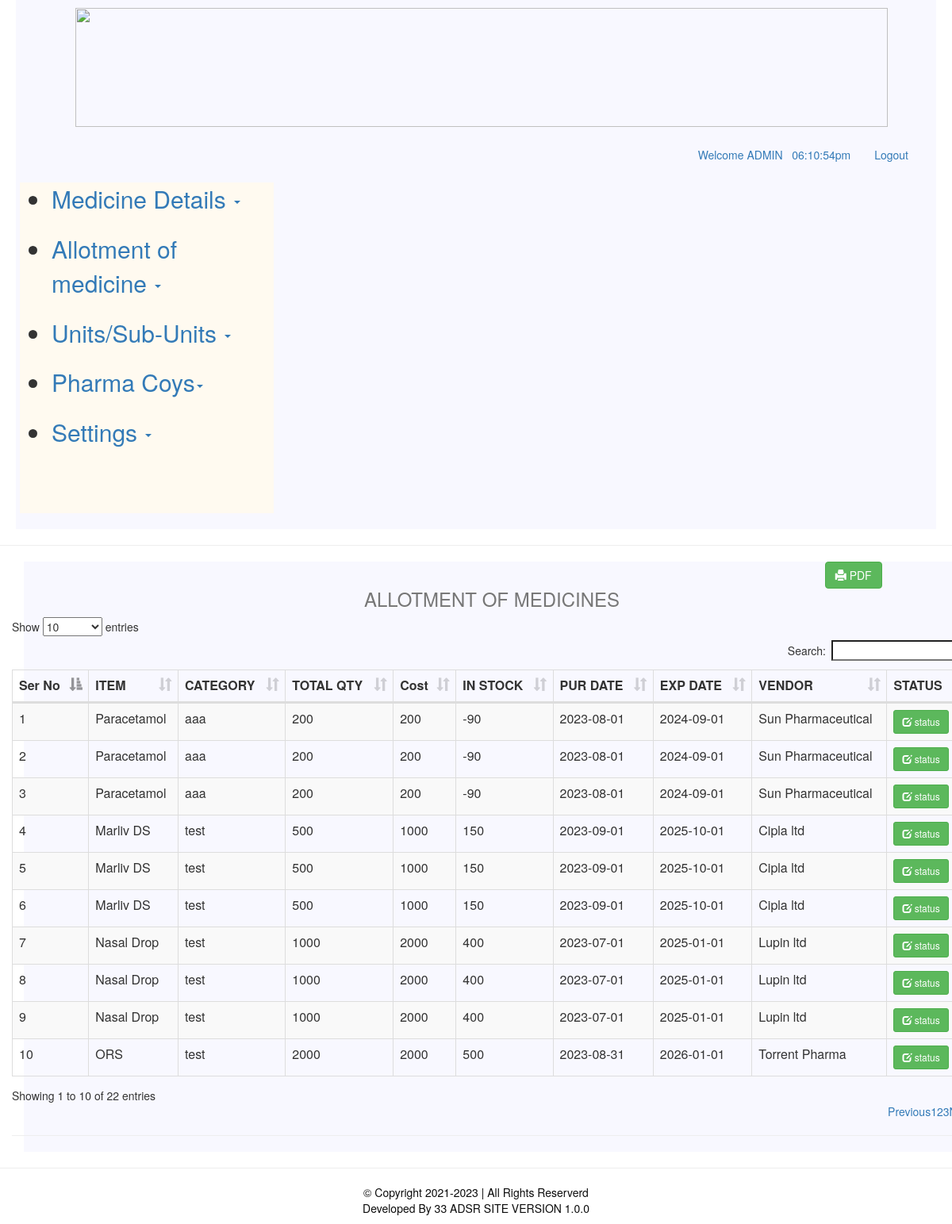
Screenshot of /disp/allot_medi.php (signed in) with the database file from the repository.
### tables this page shows
CREATE TABLE `allocate` (
  `allocate_id` int(11) NOT NULL,
  `item_id` int(100) DEFAULT NULL,
  `lp_no` varchar(20) DEFAULT NULL,
  `dept_name` varchar(200) DEFAULT NULL,
  `dept_id` int(11) DEFAULT NULL,
  `allocate_qty` int(10) DEFAULT NULL,
  `allocate_qty_in_store` int(10) DEFAULT NULL,
  `allocated_date` date DEFAULT NULL
);

CREATE TABLE `item` (
  `item_id` int(11) NOT NULL,
  `item_name` varchar(90) DEFAULT NULL,
  `item_cat` varchar(90) DEFAULT NULL,
  `qty` int(8) DEFAULT NULL,
  `cost_per` varchar(20) NOT NULL,
  `item_detail` varchar(100) DEFAULT NULL,
  `bill_no` varchar(50) DEFAULT NULL,
  `supplier_id` varchar(99) DEFAULT NULL,
  `dept_id` varchar(67) DEFAULT '1',
  `qty_issue` int(9) DEFAULT NULL,
  `supplied_at` date DEFAULT NULL
);

### disp/allot_medi.php (the view, shortened to what this page needs)
    <div class="wrapper">
        <?php
require_once './includes/header.php';
?>
<head>
        <ul>
    <img height="150px;" width="1024px" src="disp.png">
        </ul>
            <ul class="nav navbar-nav navbar-right">
                <li class="text-success"><a href="./view_profile.php">Welcome <?php echo $_SESSION['dept_name'];  echo '&nbsp;&nbsp; '.date('h:i:sa');?></a></li>
                <li><a href="logout.php">Logout</a></li></ul>
</head>
                <br>
                <br>
                <br>
            <div class="left">
                <ul>
                <li class="dropdown" style="font-size: 30px;">
                    <a href="#" class="dropdown-toggle" data-toggle="dropdown" role="button" aria-expanded="false">Medicine Details
                        <span class="caret"></span></a>
                </li>
                <br>
                <li class="dropdown" style="font-size: 30px;">
                    <a href="#" class="dropdown-toggle" data-toggle="dropdown" role="button" aria-expanded="false">Allotment of medicine
                        <span class="caret"></span></a>
                </li>
                <br>
                <?php
                if($_SESSION['role'] == 'admin')
                {
                   echo '<li class="dropdown" style="font-size: 30px;">
                        <a href="#" class="dropdown-toggle" data-toggle="dropdown" role="button" aria-expanded="false">Units/Sub-Units
                        <span class="caret"></span></a>
                        <ul class="dropdown-menu" role="menu">
                        <li><a href="departments.php">Units/Sub-Units</a></li>
                        </ul>
                        </li>
                        <br>
                    <li class="dropdown" style="font-size: 30px;">
                    <a href="#" class="dropdown-toggle" data-toggle="dropdown" role="button" aria-expanded="false">Pharma Coys<span
                                class="caret"></span></a>
                    <ul class="dropdown-menu" role="menu">
                        <li><a href="./suppliers.php">Pharmaceutical coy list</a></li>
                    </ul>
                </li>
                ';
                }
                ?>
                <br>
                <li class="dropdown" style="font-size: 30px;">
                    <a href="#" class="dropdown-toggle" data-toggle="dropdown" role="button" aria-expanded="false">Settings
                        <span class="caret"></span></a>
                        </li>
                        <br>
                        <br>
                        <br>
                        <br>
</div>
        </div>
    </div>
<hr>
<div class="right">
    <div class="col-sm-10 col-sm-offset-1">
    <div class="row">
       <a href="./reports/all_items.php" target="_new" class="btn btn-success pull-right"><span class="glyphicon glyphicon-print"></span> PDF</a>
    </div>
    </div>
    <div class="row">
    <h3 class="text-muted text-center">ALLOTMENT OF MEDICINES</h3>
        <table id="myTable" class="table table-hover table-bordered table-striped table-responsive">
            <?php
			include_once('db.php');
            $sql =  "select *
					from
    				item a
        			inner join
    				allocate b
        			on a.item_id = b.item_id
        			inner join
    				department c
    				on b.dept_id = c.dept_id
        			 ";
            if($_SESSION['role'] == 'admin')
            {
            echo '<thead>
            <tr>
            <th>Ser No</th>
            <th>ITEM</th>
            <th>CATEGORY</th>
            <th>TOTAL QTY</th>
			<th>Cost</th>
            <th>IN STOCK</th>
            <th>PUR DATE</th>
            <th>EXP DATE</th>
            <th>VENDOR </th>
            <th>STATUS</th>
            </tr>
            </thead>
            <tbody>';
			$query = $conn->query($sql);
			$i = 1;
			while($row = $query->fetch_assoc())
            {
			echo"<tr>
                    <td>".$i."</td>
					<td>".$row['item_name']."</td>
					<td>".$row['item_cat']."</td>
					<td>".$row['qty']."</td>
					<td>".$row['cost_per']."</td>
                    <td>".$row['qty_issue']."</td>
					<td>".$row['supplied_at']."</td>
					<td>".$row['bill_no']."</td>
                    <td>".$row['supplier_id']."</td>
					<td><a href='#view_".$row['item_id']."' class='btn btn-success btn-sm' data-toggle='modal'><span class='glyphicon glyphicon-edit'></span> status</a>
				</tr>";
			    $i++;
				include('models/show_item_details.php') ;
			}
			?>
        <hr>
    <?php
        require_once 'models/show_item_details.php';
    ?>
    <?php
            }
            ?>
            <hr>
<?php require_once './includes/footer.php'; ?>

### disp/allot_medi.php (style rules this page uses)
.wrapper { margin-right: auto; margin-left: auto; max-width: 1160px; padding-top: 10px; padding-right: 20px; padding-left: 20px; padding-bottom: 10px; background-color: ghostwhite; }
.left { margin-right: 800px; margin-left: -30px; background-color: floralwhite; }
.right { margin-right: -10px; margin-left: 30px; background-color: ghostwhite; }

### rows the page displays
allocate: item.item_name "Paracetamol", item.item_cat "aaa", item.qty "200", item.cost_per "200", item.qty_issue "-90", item.supplied_at "2023-08-01", item.bill_no "2024-09-01", item.supplier_id "Sun Pharmaceutical"
allocate: item.item_name "Paracetamol", item.item_cat "aaa", item.qty "200", item.cost_per "200", item.qty_issue "-90", item.supplied_at "2023-08-01", item.bill_no "2024-09-01", item.supplier_id "Sun Pharmaceutical"
allocate: item.item_name "Paracetamol", item.item_cat "aaa", item.qty "200", item.cost_per "200", item.qty_issue "-90", item.supplied_at "2023-08-01", item.bill_no "2024-09-01", item.supplier_id "Sun Pharmaceutical"
allocate: item.item_name "Marliv DS", item.item_cat "test", item.qty "500", item.cost_per "1000", item.qty_issue "150", item.supplied_at "2023-09-01", item.bill_no "2025-10-01", item.supplier_id "Cipla ltd"
allocate: item.item_name "Marliv DS", item.item_cat "test", item.qty "500", item.cost_per "1000", item.qty_issue "150", item.supplied_at "2023-09-01", item.bill_no "2025-10-01", item.supplier_id "Cipla ltd"
allocate: item.item_name "Marliv DS", item.item_cat "test", item.qty "500", item.cost_per "1000", item.qty_issue "150", item.supplied_at "2023-09-01", item.bill_no "2025-10-01", item.supplier_id "Cipla ltd"
allocate: item.item_name "Nasal Drop", item.item_cat "test", item.qty "1000", item.cost_per "2000", item.qty_issue "400", item.supplied_at "2023-07-01", item.bill_no "2025-01-01", item.supplier_id "Lupin ltd"
allocate: item.item_name "Nasal Drop", item.item_cat "test", item.qty "1000", item.cost_per "2000", item.qty_issue "400", item.supplied_at "2023-07-01", item.bill_no "2025-01-01", item.supplier_id "Lupin ltd"
allocate: item.item_name "Nasal Drop", item.item_cat "test", item.qty "1000", item.cost_per "2000", item.qty_issue "400", item.supplied_at "2023-07-01", item.bill_no "2025-01-01", item.supplier_id "Lupin ltd"
allocate: item.item_name "ORS", item.item_cat "test", item.qty "2000", item.cost_per "2000", item.qty_issue "500", item.supplied_at "2023-08-31", item.bill_no "2026-01-01", item.supplier_id "Torrent Pharma"

### other values shown
$_SESSION['dept_name'] "ADMIN"
APPVERSION "1.0.0"
